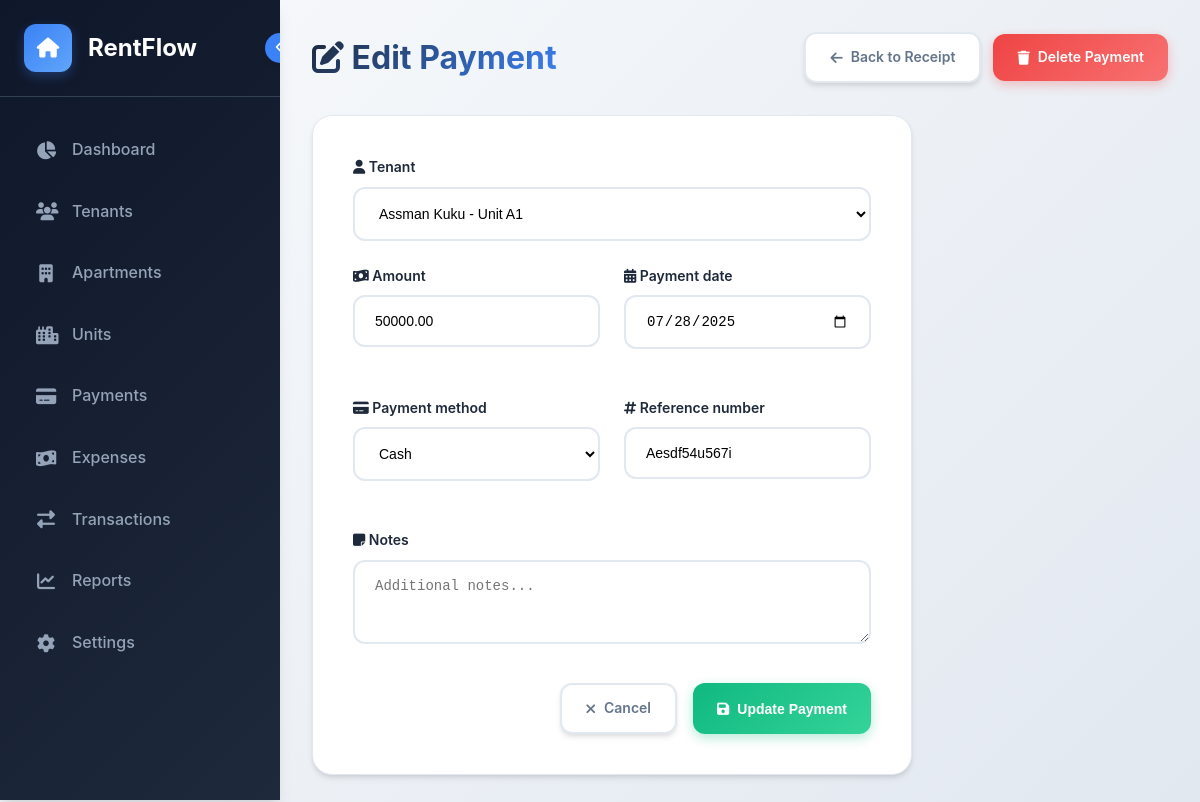
The app's page /payments/1/edit/ with its own data.
### rentals/models.py (models this page shows, shortened)
class Payment(models.Model):
    PAYMENT_METHODS = [
        ('cash', 'Cash'),
        ('mpesa', 'M-Pesa'),
        ('bank_transfer', 'Bank Transfer'),
        ('cheque', 'Cheque'),
    ]
    tenant = models.ForeignKey(Tenant, on_delete=models.CASCADE, related_name='payments')
    amount = models.DecimalField(max_digits=10, decimal_places=2)
    payment_date = models.DateField()
    payment_method = models.CharField(max_length=15, choices=PAYMENT_METHODS)
    reference_number = models.CharField(max_length=50, blank=True)
    notes = models.TextField(blank=True)
    created_at = models.DateTimeField(auto_now_add=True)
    class Meta:
        ordering = ['-payment_date']

### rentals/views.py (the view)
# urls.py: path('payments/<int:payment_id>/edit/', views.edit_payment, name='edit_payment'),
def edit_payment(request, payment_id):
    payment = get_object_or_404(Payment, id=payment_id)
    if request.method == 'POST':
        form = PaymentForm(request.POST, instance=payment)
        if form.is_valid():
            payment = form.save()
            tenant = payment.tenant
            tenant.balance = tenant.calculate_balance()
            tenant.payment_status = 'paid' if tenant.balance <= 0 else 'partial'
            tenant.save()
            messages.success(request, f'Payment updated successfully!')
            return redirect('payments_list')
    else:
        form = PaymentForm(instance=payment)
    return render(request, 'rentals/edit_payment.html', {'form': form, 'payment': payment})

### rentals/forms.py
class PaymentForm(forms.ModelForm):
    class Meta:
        model = Payment
        fields = ['tenant', 'amount', 'payment_date', 'payment_method', 'reference_number', 'notes']
        widgets = {
            'tenant': forms.Select(attrs={'class': 'form-select'}),
            'amount': forms.NumberInput(attrs={'class': 'form-input', 'placeholder': 'Payment Amount'}),
            'payment_date': forms.DateInput(attrs={'class': 'form-input', 'type': 'date'}),
            'payment_method': forms.Select(attrs={'class': 'form-select'}),
            'reference_number': forms.TextInput(attrs={'class': 'form-input', 'placeholder': 'Reference Number'}),
            'notes': forms.Textarea(attrs={'class': 'form-input', 'rows': 3, 'placeholder': 'Additional notes...'}),
        }

### rentals/models.py (called while the page is built)
    def __str__(self):
        return f"{self.first_name} {self.last_name} - Unit {self.unit.unit_number}"

    @property
    def full_name(self):
        return f"{self.first_name} {self.last_name}"

### templates/rentals/edit_payment.html (shortened to what this page needs)
{% extends 'base.html' %}
{% block content %}
<div class="header">
    <h1 class="page-title">
        <i class="fas fa-edit"></i>
        Edit Payment
    </h1>
    <div class="header-actions">
        <a href="{% url 'view_payment' payment.id %}" class="btn btn-secondary">
            <i class="fas fa-arrow-left"></i>
            Back to Receipt
        </a>
        <a href="{% url 'delete_payment' payment.id %}" class="btn btn-danger">
            <i class="fas fa-trash"></i>
            Delete Payment
        </a>
    </div>
</div>
<div class="form-container">
    <form method="post">
        <div class="form-group">
            <label class="form-label">
                <i class="fas fa-user"></i>
                {{ form.tenant.label }}
            </label>
            {{ form.tenant }}
        </div>
        <div style="display: grid; grid-template-columns: 1fr 1fr; gap: 24px; margin-bottom: 24px;">
            <div class="form-group">
                <label class="form-label">
                    <i class="fas fa-money-bill-wave"></i>
                    {{ form.amount.label }}
                </label>
                {{ form.amount }}
            </div>
            <div class="form-group">
                <label class="form-label">
                    <i class="fas fa-calendar-alt"></i>
                    {{ form.payment_date.label }}
                </label>
                {{ form.payment_date }}
            </div>
        </div>
        <div style="display: grid; grid-template-columns: 1fr 1fr; gap: 24px; margin-bottom: 24px;">
            <div class="form-group">
                <label class="form-label">
                    <i class="fas fa-credit-card"></i>
                    {{ form.payment_method.label }}
                </label>
                {{ form.payment_method }}
            </div>
            <div class="form-group">
                <label class="form-label">
                    <i class="fas fa-hashtag"></i>
                    {{ form.reference_number.label }}
                </label>
                {{ form.reference_number }}
            </div>
        </div>
        <div class="form-group">
            <label class="form-label">
                <i class="fas fa-sticky-note"></i>
                {{ form.notes.label }}
            </label>
            {{ form.notes }}
        </div>
        <div style="display: flex; gap: 16px; margin-top: 32px; justify-content: flex-end;">
            <a href="{% url 'view_payment' payment.id %}" class="btn btn-secondary">
                <i class="fas fa-times"></i>
                Cancel
            </a>
            <button type="submit" class="btn btn-success">
                <i class="fas fa-save"></i>
                Update Payment
            </button>
        </div>
    </form>
</div>
{% endblock %}

### templates/base.html (style rules this page uses)
:root { --primary-color: #3b82f6; --primary-dark: #2563eb; --primary-light: #60a5fa; --secondary-color: #64748b; --success-color: #10b981; --warning-color: #f59e0b; --danger-color: #ef4444; --dark-bg: #0f172a; --dark-bg-light: #1e293b; --dark-bg-lighter: #334155; --light-bg: #f8fafc; --white: #ffffff; --text-dark: #1e293b; --text-light: #64748b; --text-muted: #94a3b8; --border-color: #e2e8f0; --shadow: 0 4px 6px -1px rgba(0, 0, 0, 0.1), 0 2px 4px -1px rgba(0, 0, 0, 0.06); --shadow-lg: 0 10px 15px -3px rgba(0, 0, 0, 0.1), 0 4px 6px -2px rgba(0, 0, 0, 0.05); --sidebar-width: 280px; --sidebar-collapsed-width: 80px; }
* { margin: 0; padding: 0; box-sizing: border-box; }
body { font-family: 'Inter', -apple-system, BlinkMacSystemFont, 'Segoe UI', Roboto, sans-serif; background: linear-gradient(135deg, #f8fafc 0%, #e2e8f0 100%); color: var(--text-dark); line-height: 1.6; overflow-x: hidden; }
.header { display: flex; justify-content: space-between; align-items: center; margin-bottom: 32px; animation: slideInRight 0.6s ease-out; }
.page-title { font-size: 32px; font-weight: 700; color: var(--text-dark); background: linear-gradient(135deg, var(--text-dark) 0%, var(--primary-color) 100%); -webkit-background-clip: text; -webkit-text-fill-color: transparent; background-clip: text; }
.header-actions { display: flex; gap: 12px; align-items: center; }
.btn { padding: 12px 24px; border: none; border-radius: 12px; cursor: pointer; font-weight: 600; font-size: 14px; transition: all 0.3s cubic-bezier(0.4, 0, 0.2, 1); text-decoration: none; display: inline-flex; align-items: center; gap: 8px; position: relative; overflow: hidden; }
.btn::before { content: ''; position: absolute; top: 0; left: -100%; width: 100%; height: 100%; background: linear-gradient(90deg, transparent, rgba(255, 255, 255, 0.2), transparent); transition: left 0.6s; }
.btn-secondary { background: white; color: var(--text-light); border: 2px solid var(--border-color); box-shadow: var(--shadow); }
.btn-success { background: linear-gradient(135deg, var(--success-color) 0%, #34d399 100%); color: white; box-shadow: 0 4px 12px rgba(16, 185, 129, 0.3); }
.btn-danger { background: linear-gradient(135deg, var(--danger-color) 0%, #f87171 100%); color: white; box-shadow: 0 4px 12px rgba(239, 68, 68, 0.3); }
.form-container { background: white; border-radius: 20px; padding: 40px; box-shadow: var(--shadow); border: 1px solid var(--border-color); max-width: 600px; animation: fadeInScale 0.6s ease-out; }
.form-group { margin-bottom: 24px; }
.form-label { display: block; margin-bottom: 8px; font-weight: 600; color: var(--text-dark); font-size: 14px; }
.form-input, .form-select { width: 100%; padding: 16px 20px; border: 2px solid var(--border-color); border-radius: 12px; font-size: 14px; transition: all 0.3s ease; background: white; }

### records on screen
Payment: tenant "Assman Kuku - Unit A1", amount "50000.00", payment_date "07/28/2025", payment_method "Cash", reference_number "Aesdf54u567i"
